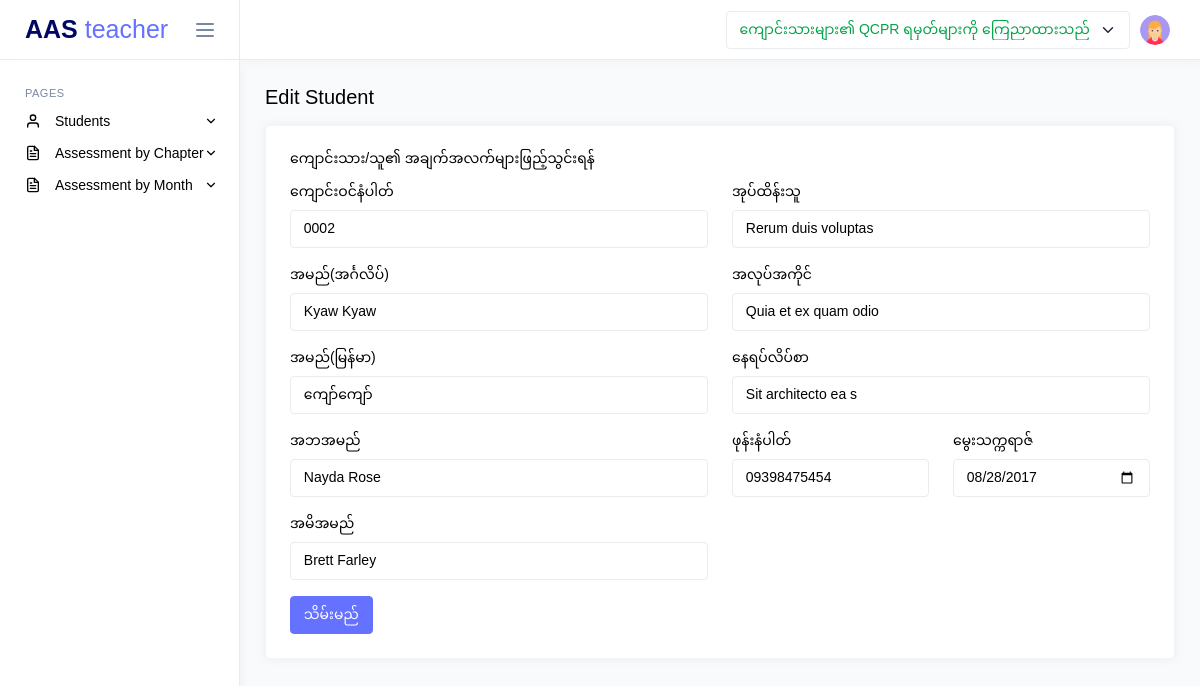
Page /teacher/edit-student.php?id=5 (signed in) on the committed database.
### tables this page shows
CREATE TABLE `qcpr` (
  `id` int(11) NOT NULL,
  `class_id` int(11) NOT NULL,
  `teacher_id` int(11) NOT NULL,
  `status` int(11) NOT NULL DEFAULT 0,
  `created_at` datetime NOT NULL DEFAULT current_timestamp(),
  `updated_at` datetime NOT NULL DEFAULT current_timestamp()
);

CREATE TABLE `students` (
  `id` int(11) NOT NULL,
  `class_id` int(11) DEFAULT NULL,
  `enrollment_no` varchar(15) NOT NULL,
  `name_en` varchar(255) NOT NULL,
  `name_mm` varchar(255) NOT NULL,
  `username` varchar(255) DEFAULT NULL,
  `password` varchar(255) NOT NULL DEFAULT '123456',
  `password_status` int(11) NOT NULL DEFAULT 0,
  `dob` date NOT NULL,
  `father_name` varchar(255) NOT NULL,
  `mother_name` varchar(255) NOT NULL,
  `guardian` varchar(255) NOT NULL,
  `parent_job` varchar(255) NOT NULL,
  `phone` varchar(15) NOT NULL,
  `address` varchar(255) NOT NULL,
  `created_at` datetime NOT NULL DEFAULT current_timestamp()
);

### app/controllers/QcprController.php (called while the page is built, shortened)
<?php
class QcprController
{
    private $qcprModel;
    public function __construct()
    {
        $database = new MySQL();
        $db = $database->connect();
        $this->qcprModel = new QcprModel($db);
    }
    public function getAnnouncementStatus()
    {
        return $this->qcprModel->getAnnouncementStatus($_SESSION['class_id']);
    }
}

### app/models/QcprModel.php (called while the page is built, shortened)
<?php
class QcprModel
{
    private $db;
    private $table = 'qcpr';
    public function __construct($db)
    {
        $this->db = $db;
    }
    public function getAnnouncementStatus($class_id)
    {
        try {
            $query = "SELECT status FROM $this->table WHERE class_id = :class_id";
            $stmt = $this->db->prepare($query);
            $stmt->bindParam(':class_id', $class_id);
            $stmt->execute();
            return $stmt->fetchColumn();
        } catch (PDOException $e) {
            return false;
        }
    }
}

### core/helpers/Helper.php (called while the page is built, shortened)
<?php
class Helper
{
    public static function startSession()
    {
        if (session_status() === PHP_SESSION_NONE) {
            return session_start();
        }
        return true;
    }
}

### app/controllers/StudentController.php (called while the page is built, shortened)
<?php
class StudentController
{
    private $studentModel;
    public function __construct()
    {
        $database = new MySQL();
        $db = $database->connect();
        $this->studentModel = new StudentModel($db);
    }
    public function getStudentById($id)
    {
        return $this->studentModel->getStudentById($id);
    }
}

### app/models/StudentModel.php (called while the page is built, shortened)
<?php
class StudentModel
{
    private $db;
    private $table = 'students';
    public function __construct($db)
    {
        $this->db = $db;
    }
    public function getStudentById($id)
    {
        try {
            $query = "SELECT * FROM {$this->table} WHERE id = ?";
            $stmt = $this->db->prepare($query);
            $stmt->execute([$id]);
            return $stmt->fetch(PDO::FETCH_OBJ);
        } catch (PDOException $e) {
            return $e->getMessage();
        }
    }
}

### public/teacher/edit-student.php (the view, shortened to what this page needs)
<?php
include('../components/header.php');
$id = $_GET["id"];
$studentController = new StudentController();
$student = $studentController->getStudentById($id);
?>
<body>
    <div class="main-wrapper">
        <?php
        include('../components/teacher_sidebar.php');
        include('../components/teacher_navbar.php');
        ?>
        <div class="page-content">
            <div>
                <h4 class="mb-3 mb-md-0">Edit Student</h4>
            </div>
            <div class="row">
                <div class="mt-3 col-lg grid-margin stretch-card">
                    <div class="card">
                        <div class="card-body">
                            <h4 class="card-title">‌‌‌‌‌ကျောင်းသား/သူ၏ အချက်အလက်များဖြည့်သွင်းရန်</h4>
                            <form id="signupForm" method="POST" action="">
                                <div class="row">
                                    <div class="col-lg-6">
                                        <div class="mb-3">
                                            <label for="enrollment_no" class="form-label">‌ကျောင်းဝင်နံပါတ်</label>
                                            <input id="enrollment_no" class="form-control" name="enrollment_no"
                                                type="text" placeholder="၀၀၀၁" required value="<?= $student->enrollment_no ?>">
                                        </div>
                                        <div class="mb-3">
                                            <label for="name_en" class="form-label">အမည်(အင်္ဂလိပ်)</label>
                                            <input id="name_en" class="form-control" name="name_en" type="text"
                                                placeholder="Mg/Ma..." required value="<?= $student->name_en ?>">
                                        </div>
                                        <div class="mb-3">
                                            <label for="name_mm" class="form-label">အမည်(မြန်မာ)</label>
                                            <input id="name_mm" class="form-control" name="name_mm" type="text"
                                                placeholder="မောင်/မ..." required value="<?= $student->name_mm ?>">
                                        </div>
                                        <div class="mb-3">
                                            <label for="father_name" class="form-label">အဘအမည်</label>
                                            <input id="father_name" class="form-control" name="father_name" type="text"
                                                placeholder="ဦး.." required value="<?= $student->father_name ?>">
                                        </div>
                                        <div class="mb-3">
                                            <label for="mother_name" class="form-label">အမိအမည်</label>
                                            <input id="mother_name" class="form-control" name="mother_name" type="text"
                                                placeholder="ဒေါ်.." required value="<?= $student->mother_name ?>">
                                        </div>
                                    </div>
                                    <div class="col-lg-6">
                                        <div class="mb-3">
                                            <label for="guardian" class="form-label">အုပ်ထိန်းသူ</label>
                                            <input id="guardian" class="form-control" name="guardian" type="text"
                                                placeholder="ဦး/ဒေါ်.." required value="<?= $student->guardian ?>">
                                        </div>
                                        <div class="mb-3">
                                            <label for="parent_job" class="form-label">အလုပ်အကိုင်</label>
                                            <input id="parent_job" class="form-control" name="parent_job" type="text"
                                                placeholder="ခြံ" required value="<?= $student->parent_job ?>">
                                        </div>
                                        <div class="mb-3">
                                            <label for="address" class="form-label">နေရပ်လိပ်စာ</label>
                                            <input id="address" class="form-control" name="address" type="text"
                                                placeholder="" required value="<?= $student->address ?>">
                                        </div>
                                        <div class="row">
                                            <div class="col-md-6 mb-3">
                                                <label for="phone" class="form-label">ဖုန်းနံပါတ်</label>
                                                <input id="phone" class="form-control" name="phone"
                                                    type="tel" placeholder="09xxxxxxxxx" maxlength="11"
                                                    pattern="[0-9]{2}[0-9]{9}" required value="<?= $student->phone ?>">
                                            </div>
                                            <div class="col-md-6 mb-3">
                                                <label for="dob" class="form-label">မွေးသက္ကရာဇ်</label>
                                                <input id="dob" class="form-control" name="dob" type="date" required
                                                    value="<?= $student->dob ?>">
                                            </div>
                                        </div>
                                    </div>
                                </div>
                                <input name="submit_btn" class="btn btn-primary" type="submit" value="သိမ်းမည်">
                            </form>
                        </div>
                    </div>
                </div>
            </div>
        </div>
    </div>
    </div>
</body>

### public/components/teacher_navbar.php (shortened to what this page needs)
<?php
$announcement = new QcprController();
$status = $announcement->getAnnouncementStatus();
?>
<div class="page-wrapper">
    <nav class="navbar">
        <div class="navbar-content">
            <ul class="navbar-nav">
                <li class="nav-item">
                    <form action="" method="POST">
                        <select name="status" id="status" class="form-select <?= $status == 0 ? 'text-warning' : 'text-success' ?>" onchange="this.form.submit()">
                            <option value="1" <?= $status == 1 ? 'selected' : '' ?>> <?= $status == 1 ? 'ကျောင်းသားများ၏ QCPR ရမှတ်များကို ကြေညာထားသည်' : 'ကျောင်းသားများ၏ QCPR ရမှတ်များကို ကြေညာမည်' ?></option>
                        </select>
                    </form>
                </li>
                <li class="nav-item dropdown">
                    <a class="nav-link dropdown-toggle" href="#" id="profileDropdown" role="button"
                        data-bs-toggle="dropdown" aria-haspopup="true" aria-expanded="false">
                        <img class="wd-30 ht-30 rounded-circle" src="../assets/images/faces/profile.png" alt="profile">
                    </a>
                </li>
            </ul>
        </div>
    </nav>

### rows in the picture
qcpr: status "ကျောင်းသားများ၏ QCPR ရမှတ်များကို ကြေညာထားသည်"
students: enrollment_no "0002", name_en "Kyaw Kyaw", name_mm "ကျော်ကျော်", father_name "Nayda Rose", mother_name "Brett Farley", guardian "Rerum duis voluptas", parent_job "Quia et ex quam odio", address "Sit architecto ea s", phone "09398475454", dob "08/28/2017"
